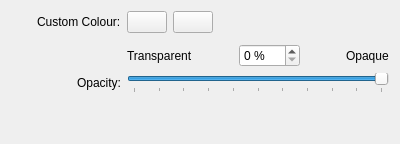
        <widget class="QWidget" name="customWithContrastOpacityPageInactive">
         <layout class="QHBoxLayout" name="horizontalLayout_35">
          <item>
           <spacer name="horizontalSpacer_20">
            <property name="orientation">
             <enum>Qt::Horizontal</enum>
            </property>
            <property name="sizeType">
             <enum>QSizePolicy::Fixed</enum>
            </property>
            <property name="sizeHint" stdset="0">
             <size>
              <width>26</width>
              <height>20</height>
             </size>
            </property>
           </spacer>
          </item>
          <item>
           <layout class="QGridLayout" name="gridLayout_9">
            <item row="3" column="1">
             <widget class="QSlider" name="windowOutlineCustomWithContrastOpacityInactive_2">
              <property name="minimum">
               <number>0</number>
              </property>
              <property name="maximum">
               <number>100</number>
              </property>
              <property name="singleStep">
               <number>1</number>
              </property>
              <property name="pageStep">
               <number>10</number>
              </property>
              <property name="value">
               <number>100</number>
              </property>
              <property name="orientation">
               <enum>Qt::Horizontal</enum>
              </property>
              <property name="invertedAppearance">
               <bool>false</bool>
              </property>
              <property name="invertedControls">
               <bool>false</bool>
              </property>
              <property name="tickPosition">
               <enum>QSlider::TicksBelow</enum>
              </property>
              <property name="tickInterval">
               <number>10</number>
              </property>
             </widget>
            </item>
            <item row="0" column="1">
             <layout class="QHBoxLayout" name="horizontalLayout_6">
              <item>
               <widget class="KColorButton" name="thinWindowOutlineCustomColorInactive_2">
                <property name="sizePolicy">
                 <sizepolicy hsizetype="Fixed" vsizetype="Fixed">
                  <horstretch>0</horstretch>
                  <verstretch>0</verstretch>
                 </sizepolicy>
                </property>
               </widget>
              </item>
              <item>
               <widget class="QPushButton" name="lockThinWindowOutlineCustomColorInactive_2">
                <property name="sizePolicy">
                 <sizepolicy hsizetype="Fixed" vsizetype="Fixed">
                  <horstretch>0</horstretch>
                  <verstretch>0</verstretch>
                 </sizepolicy>
                </property>
                <property name="toolTip">
                 <string>Lock to make Inactive and Active Custom Colours the same</string>
                </property>
                <property name="text">
                 <string/>
                </property>
                <property name="icon">
                 <iconset resource="klassydecoration_config.qrc">
                  <normaloff>:/klassy_config_icons/object-unlocked-symbolic.svg</normaloff>
                  <normalon>:/klassy_config_icons/object-locked-symbolic.svg</normalon>:/klassy_config_icons/object-unlocked-symbolic.svg</iconset>
                </property>
                <property name="checkable">
                 <bool>true</bool>
                </property>
               </widget>
              </item>
              <item>
               <spacer name="horizontalSpacer_24">
                <property name="orientation">
                 <enum>Qt::Horizontal</enum>
                </property>
                <property name="sizeHint" stdset="0">
                 <size>
                  <width>40</width>
                  <height>20</height>
                 </size>
                </property>
               </spacer>
              </item>
             </layout>
            </item>
            <item row="3" column="0">
             <widget class="QLabel" name="label_16">
              <property name="text">
               <string>Opacity:</string>
              </property>
              <property name="alignment">
               <set>Qt::AlignRight|Qt::AlignTrailing|Qt::AlignVCenter</set>
              </property>
              <property name="buddy">
               <cstring>windowOutlineCustomWithContrastOpacityInactive</cstring>
              </property>
             </widget>
            </item>
            <item row="0" column="0">
             <widget class="QLabel" name="label_20">
              <property name="text">
               <string>Custom Colour:</string>
              </property>
              <property name="buddy">
               <cstring>thinWindowOutlineCustomColorInactive_2</cstring>
              </property>
             </widget>
            </item>
            <item row="2" column="1">
             <layout class="QHBoxLayout" name="horizontalLayout_28">
              <item>
               <widget class="QLabel" name="_menuOpacityTransparentLabel_49">
                <property name="text">
                 <string>Transparent</string>
                </property>
               </widget>
              </item>
              <item>
               <spacer name="horizontalSpacer_57">
                <property name="orientation">
                 <enum>Qt::Horizontal</enum>
                </property>
                <property name="sizeHint" stdset="0">
                 <size>
                  <width>40</width>
                  <height>20</height>
                 </size>
                </property>
               </spacer>
              </item>
              <item>
               <widget class="QSpinBox" name="windowOutlineCustomWithContrastOpacityInactive">
                <property name="suffix">
                 <string> %</string>
                </property>
                <property name="maximum">
                 <number>100</number>
                </property>
                <property name="value">
                 <number>0</number>
                </property>
               </widget>
              </item>
              <item>
               <spacer name="horizontalSpacer_58">
                <property name="orientation">
                 <enum>Qt::Horizontal</enum>
                </property>
                <property name="sizeHint" stdset="0">
                 <size>
                  <width>40</width>
                  <height>20</height>
                 </size>
                </property>
               </spacer>
              </item>
              <item>
               <widget class="QLabel" name="_menuOpacityTransparentLabel_50">
                <property name="text">
                 <string>Opaque</string>
                </property>
               </widget>
              </item>
             </layout>
            </item>
            <item row="4" column="1">
             <spacer name="verticalSpacer_30">
              <property name="orientation">
               <enum>Qt::Vertical</enum>
              </property>
              <property name="sizeType">
               <enum>QSizePolicy::Maximum</enum>
              </property>
              <property name="sizeHint" stdset="0">
               <size>
                <width>20</width>
                <height>40</height>
               </size>
              </property>
             </spacer>
            </item>
            <item row="1" column="1">
             <spacer name="verticalSpacer_14">
              <property name="orientation">
               <enum>Qt::Vertical</enum>
              </property>
              <property name="sizeType">
               <enum>QSizePolicy::Fixed</enum>
              </property>
              <property name="sizeHint" stdset="0">
               <size>
                <width>20</width>
                <height>5</height>
               </size>
              </property>
             </spacer>
            </item>
           </layout>
          </item>
         </layout>
        </widget>
